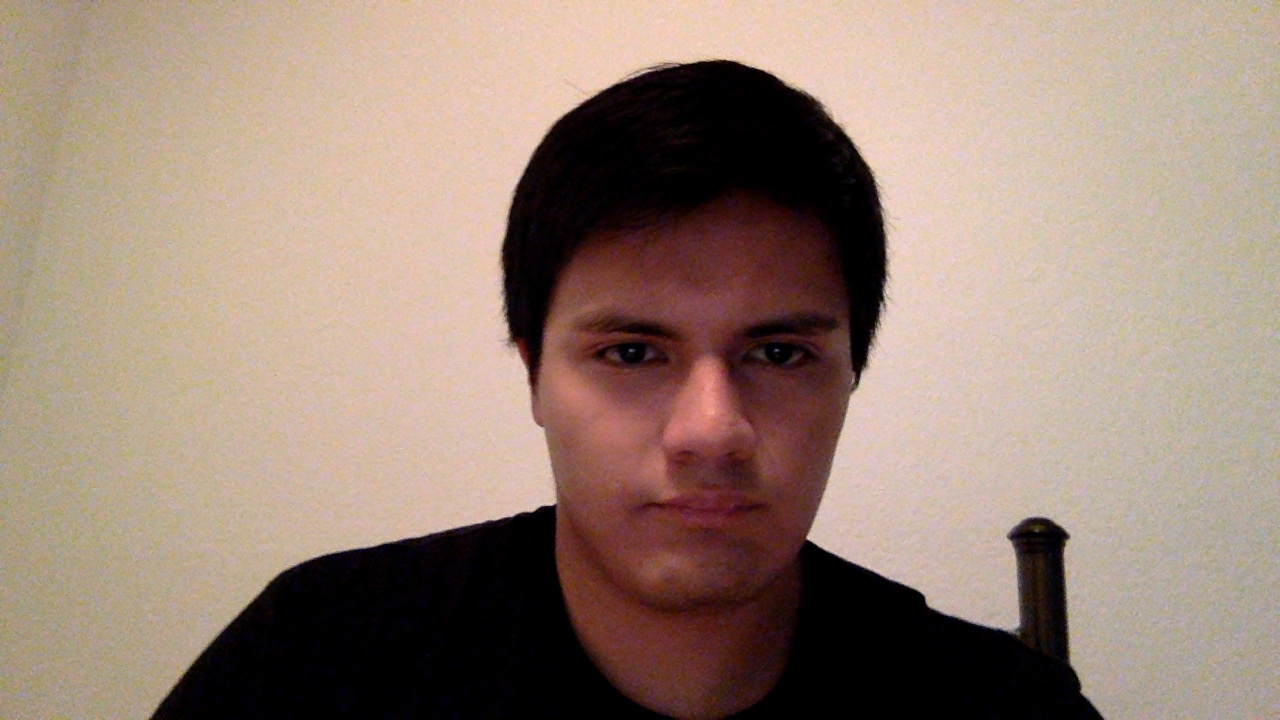
#> input picture Lab1/frame0.jpg, 1280 x 720 px, given in place of the camera
$ python webcam.py
#> lines starting #> are read from the running program, lines starting #| are printed output that depends on the picture
import numpy as np
import cv2
import time
import math
from datetime import datetime


cap = cv2.VideoCapture(0)
start = time.time()
count=0

def correct_ilumination(my_image):
    height, width = my_image.shape
    result = np.zeros(my_image.shape, my_image.dtype)

    highest = 1.0
    lowest = 0

    for y in range(my_image.shape[0]):
        for x in range(my_image.shape[1]):
            result[y,x] = np.clip(((my_image[y,x] - lowest)/(highest-lowest)),0,255)
    return result

while(True):
    # Capture frame-by-frame
    ret, frame = cap.read()
#> frame is the input picture: shape (720, 1280, 3); mean B, G, R 118.8, 132, 153.2

    # 1. Displays the gray level version of the image.
    gray = cv2.cvtColor(frame, cv2.COLOR_BGR2GRAY)
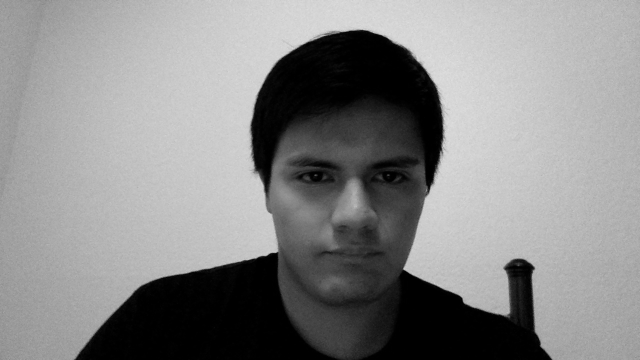
#> gray: shape (720, 1280) (shown at 1/2 size); min 0, max 229, mean 136.8

    # 2. Displays the negative of the gray level version of the img.
    neg_gray = cv2.bitwise_not(gray)
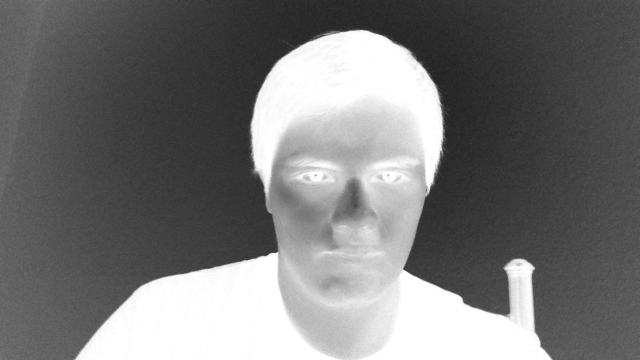
#> neg_gray: shape (720, 1280) (shown at 1/2 size); min 26, max 255, mean 118.2

    # 3. Display the mirrored version of the original color image.
    mirror = cv2.flip(frame, flipCode=1)
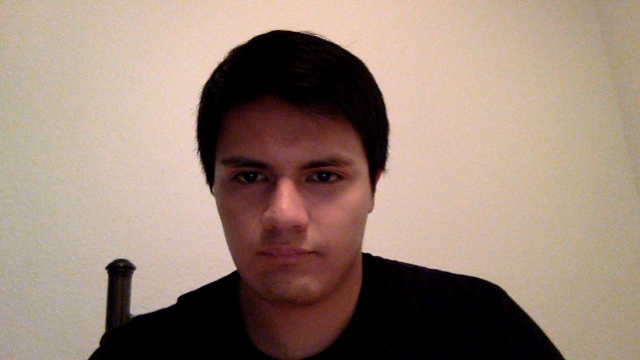
#> mirror: shape (720, 1280, 3) (shown at 1/2 size); mean B, G, R 118.8, 132, 153.2

    # 4. Display the original color image upside down.
    flip180 = cv2.flip(frame, flipCode=-1)
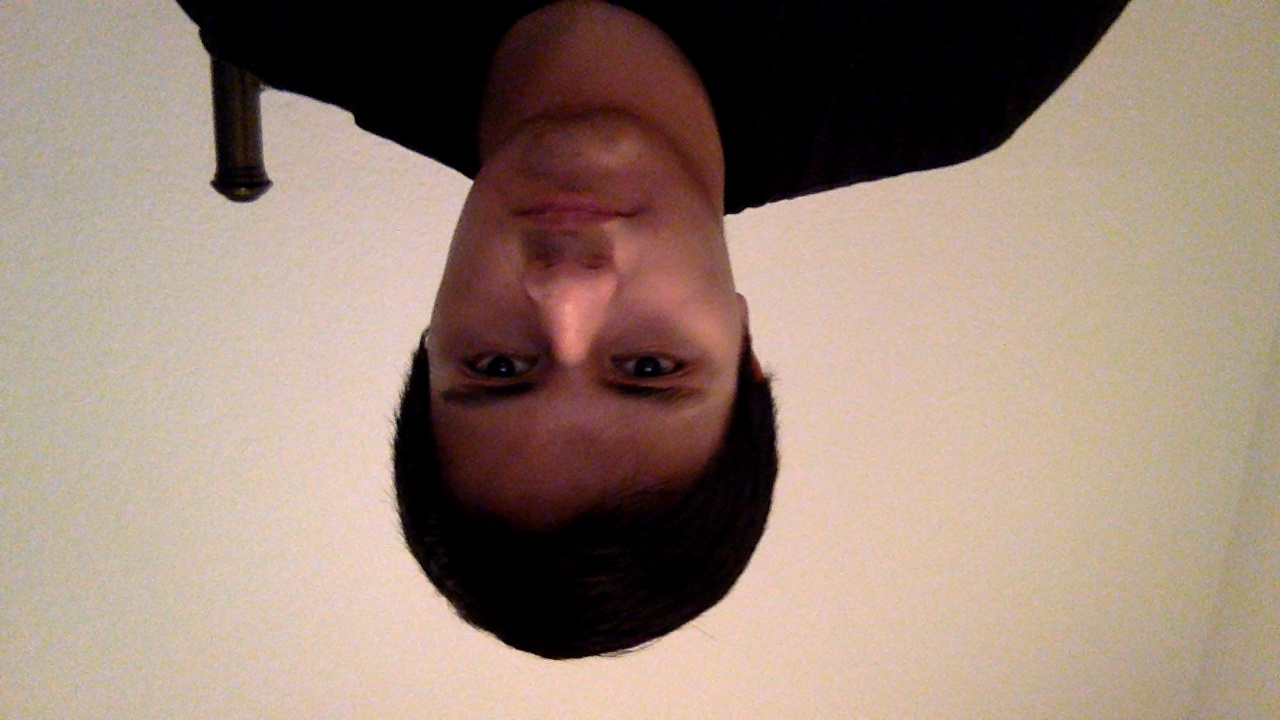
#> flip180: shape (720, 1280, 3); mean B, G, R 118.8, 132, 153.2

    # 5. Write to a file one frame every n seconds, where n is a user-supplied parameter.
    n = 8
    elapsed_time = time.time()-start
    floored_time = math.floor(elapsed_time)
    if floored_time % n == 0:
        print(floored_time)
        cv2.imwrite("frame%d.jpg" % floored_time, frame)

    # 6. Display an illumination-corrected version of the gray level version of the image. To do this, map the
    # highest intensity found in the image to 1 and the lowest intensity to 0. Let max(I) and min(I) be the
    # highest and lowest intensities in image I, then the corrected image C is given by
    # C[i][j] = I[i][j] − min(I) / max(I) − min(I)
    corrected_gray = correct_ilumination(gray)

    # 7. Build a motion detector. Your program should write to a file one frame every n seconds for k seconds
    #after motion is detected, where n and k are user-supplied parameters. It is up to you to decide what
    #constitutes motion and how to detect it.
    frame1 = gray
    frame2 = cv2.cvtColor(cap.read()[1], cv2.COLOR_BGR2GRAY)
    frame3 = cv2.absdiff(frame1, frame2)
#> frame3: shape (720, 1280); every value is 0

    maximum = np.amax(frame3)
#> maximum = 0
    print('max in frame 3', maximum)
#| max in frame 3 0
    n = 1 # take a picture every second
    k = 5 # for a duration of 5 seconds after motion was detected
    elapsed_time = time.time()-start
    floored_time = math.floor(elapsed_time)

    print(floored_time)

    if maximum > 50:
        print("Motion Detected!")
        timeout = time.time() + k
        #print('time', time.time())
        #print('time out' , timeout)
        while (floored_time % n == 0):
            if time.time() > timeout:
                break
            else:
                cv2.imwrite("frame%d.jpg" % floored_time, frame)

    count+=1

    # Display the resulting frame
    # Pass parameter to change image e.g gray instead of frame.
    # cv2.imshow('frame',frame)
    cv2.imshow('frame',gray)
    # [4 lines of commented-out code are left out]

    if cv2.waitKey(1) & 0xFF == ord('q'):
#> (key q is pressed here)
        break
    if count%30==0:
        print(np.max(frame),np.min(frame))

elapsed_time = time.time()-start
print('Capture speed: {0:.2f} frames per second'.format(count/elapsed_time))


# When everything done, release the capture
cap.release()
cv2.destroyAllWindows()

$ run again, on Lab1/frame13.jpg
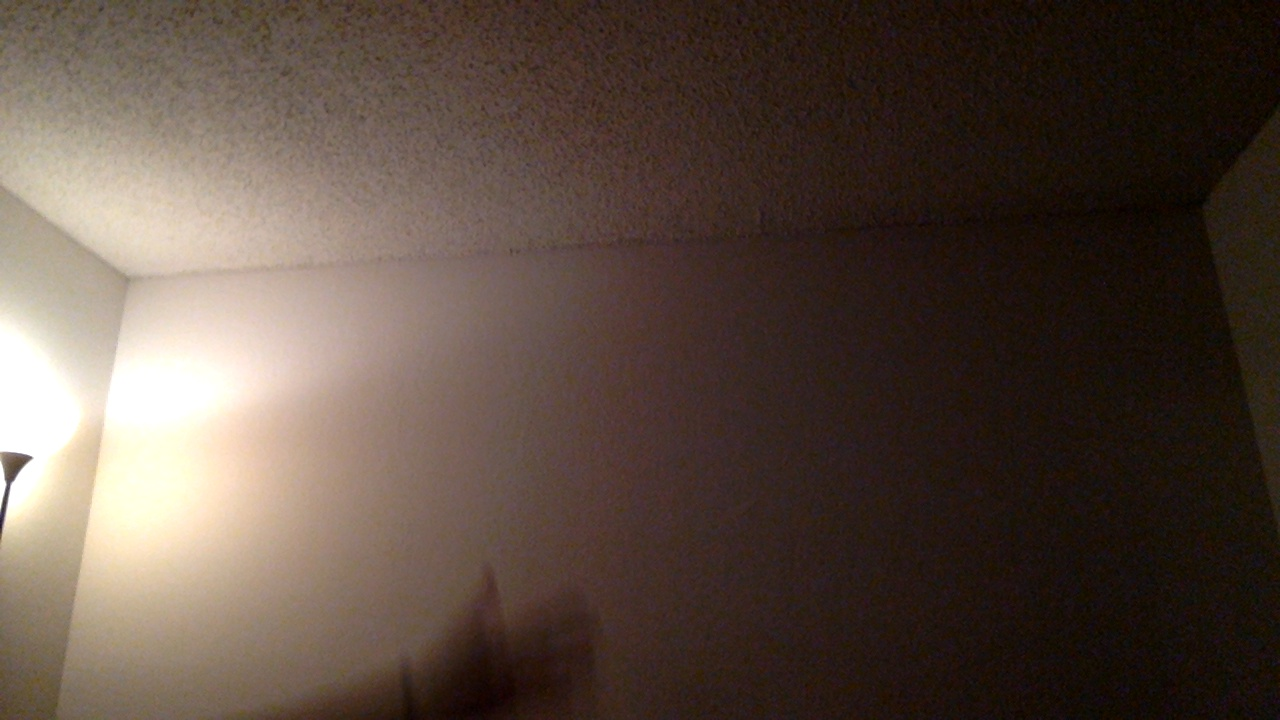
#> input picture Lab1/frame13.jpg, 1280 x 720 px, given in place of the camera
#> frame is the input picture: shape (720, 1280, 3); mean B, G, R 64.7, 74.5, 89.6
#> `neg_gray = cv2.bitwise_not(gray)`:
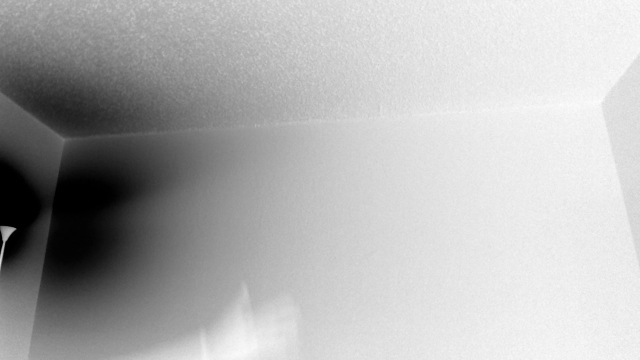
#> neg_gray: shape (720, 1280) (shown at 1/2 size); min 0, max 254, mean 177.1
#> `flip180 = cv2.flip(frame, flipCode=-1)`:
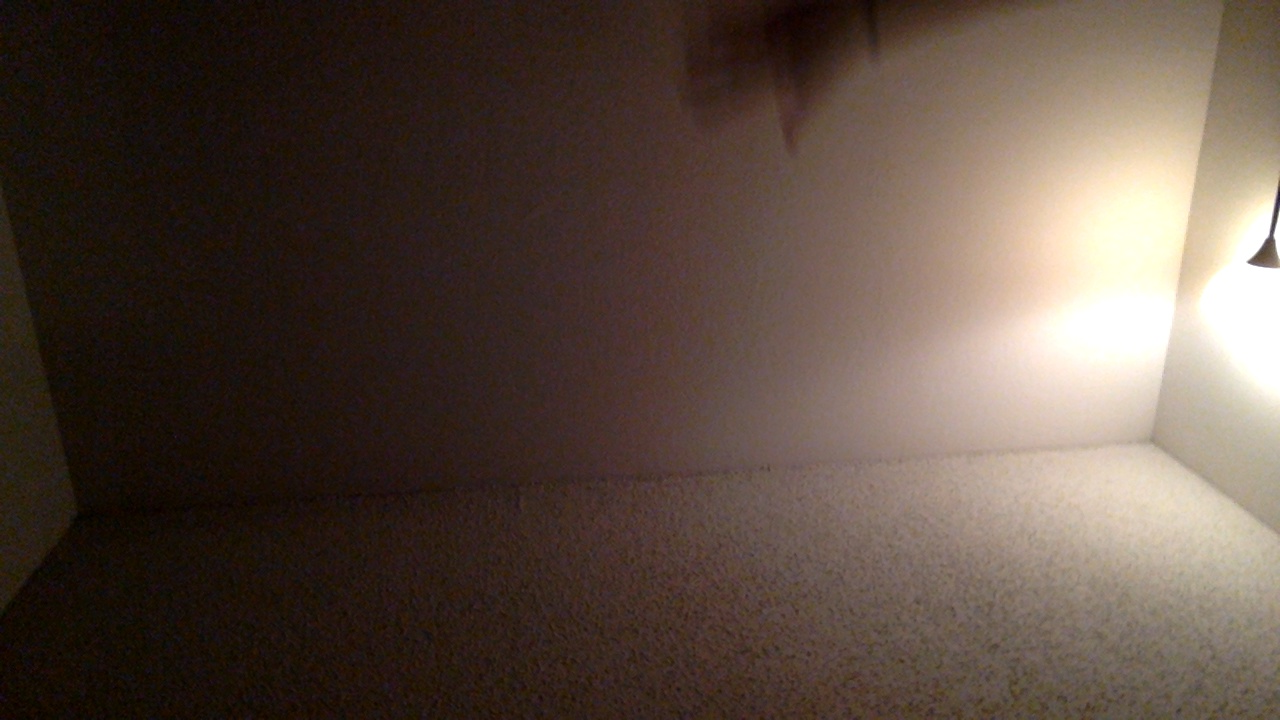
#> flip180: shape (720, 1280, 3); mean B, G, R 64.7, 74.5, 89.6
#> frame3: shape (720, 1280); every value is 0
#> maximum = 0
#| max in frame 3 0

$ run again, on Lab1/frame16.jpg
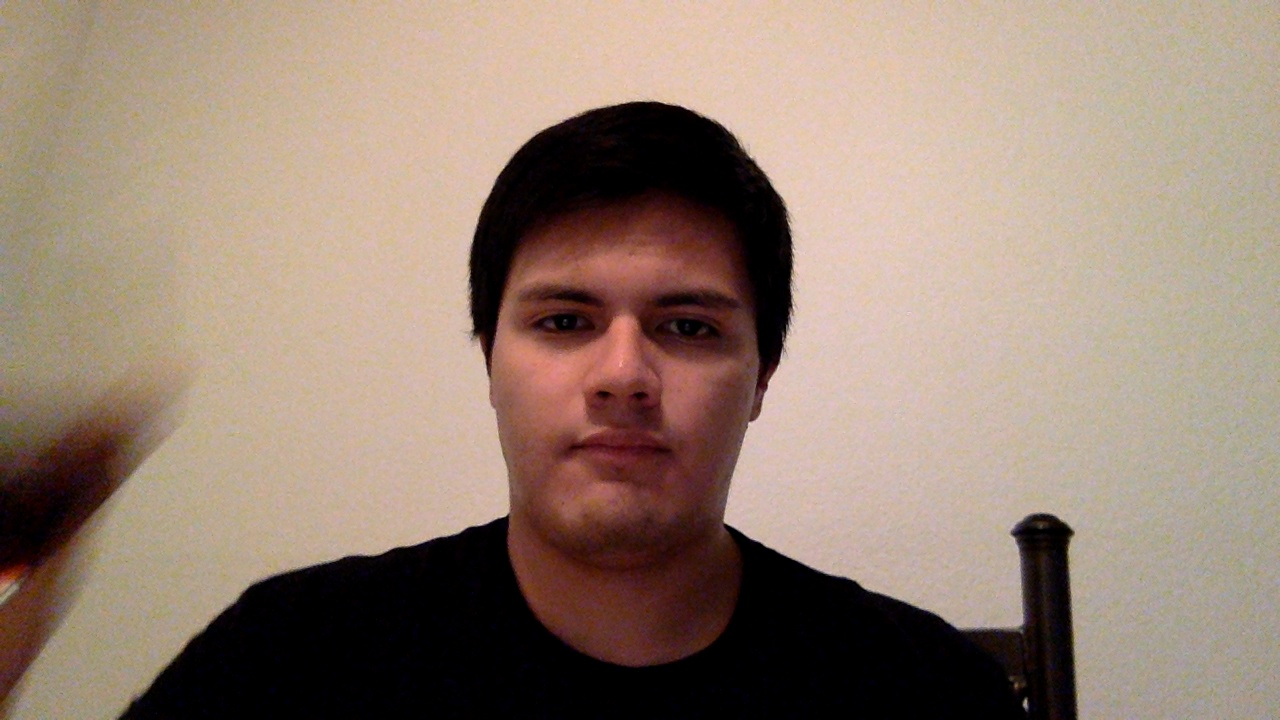
#> input picture Lab1/frame16.jpg, 1280 x 720 px, given in place of the camera
#> frame is the input picture: shape (720, 1280, 3); mean B, G, R 116, 130.5, 150.9
#> `mirror = cv2.flip(frame, flipCode=1)`:
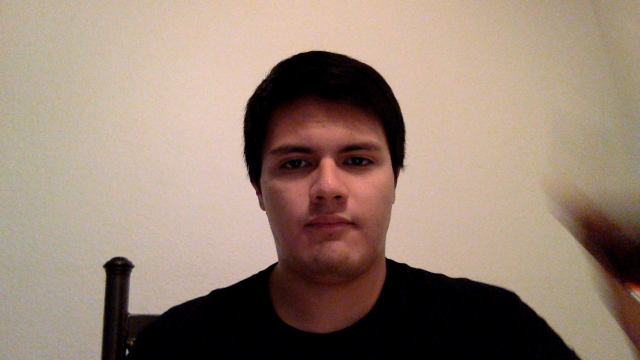
#> mirror: shape (720, 1280, 3) (shown at 1/2 size); mean B, G, R 116, 130.5, 150.9
#> `flip180 = cv2.flip(frame, flipCode=-1)`:
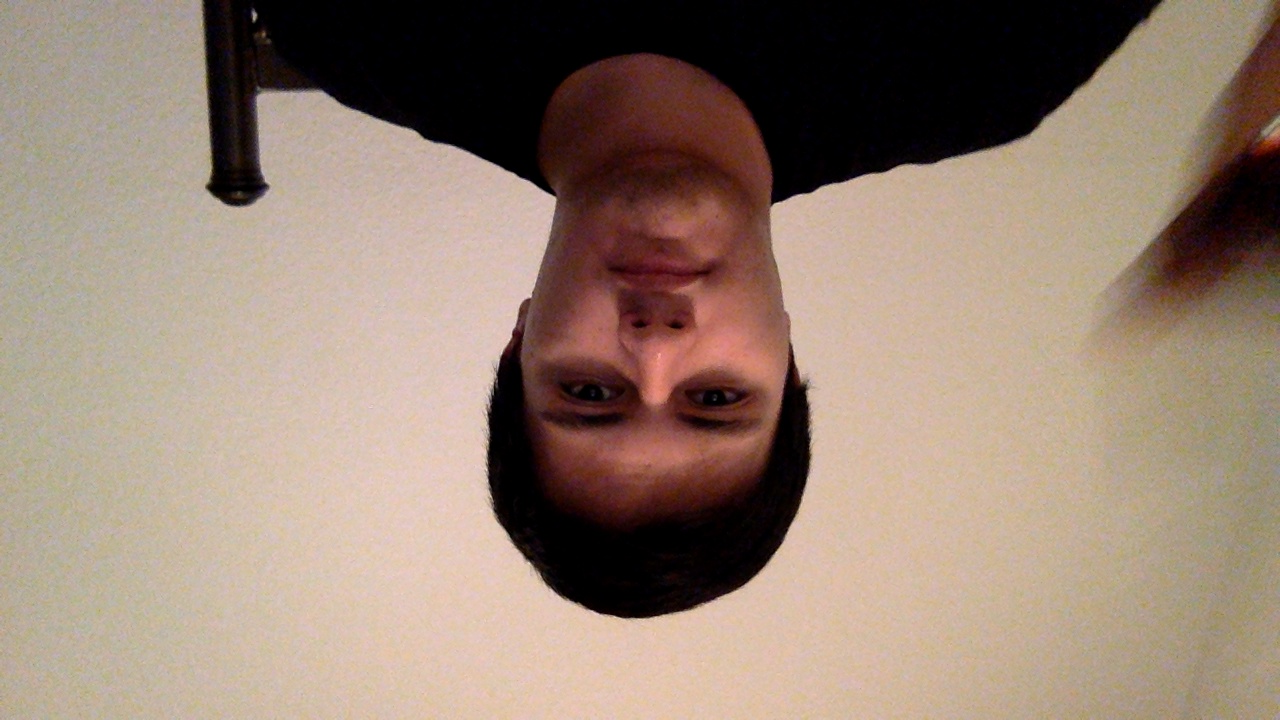
#> flip180: shape (720, 1280, 3); mean B, G, R 116, 130.5, 150.9
#> frame3: shape (720, 1280); every value is 0
#> maximum = 0
#| max in frame 3 0
